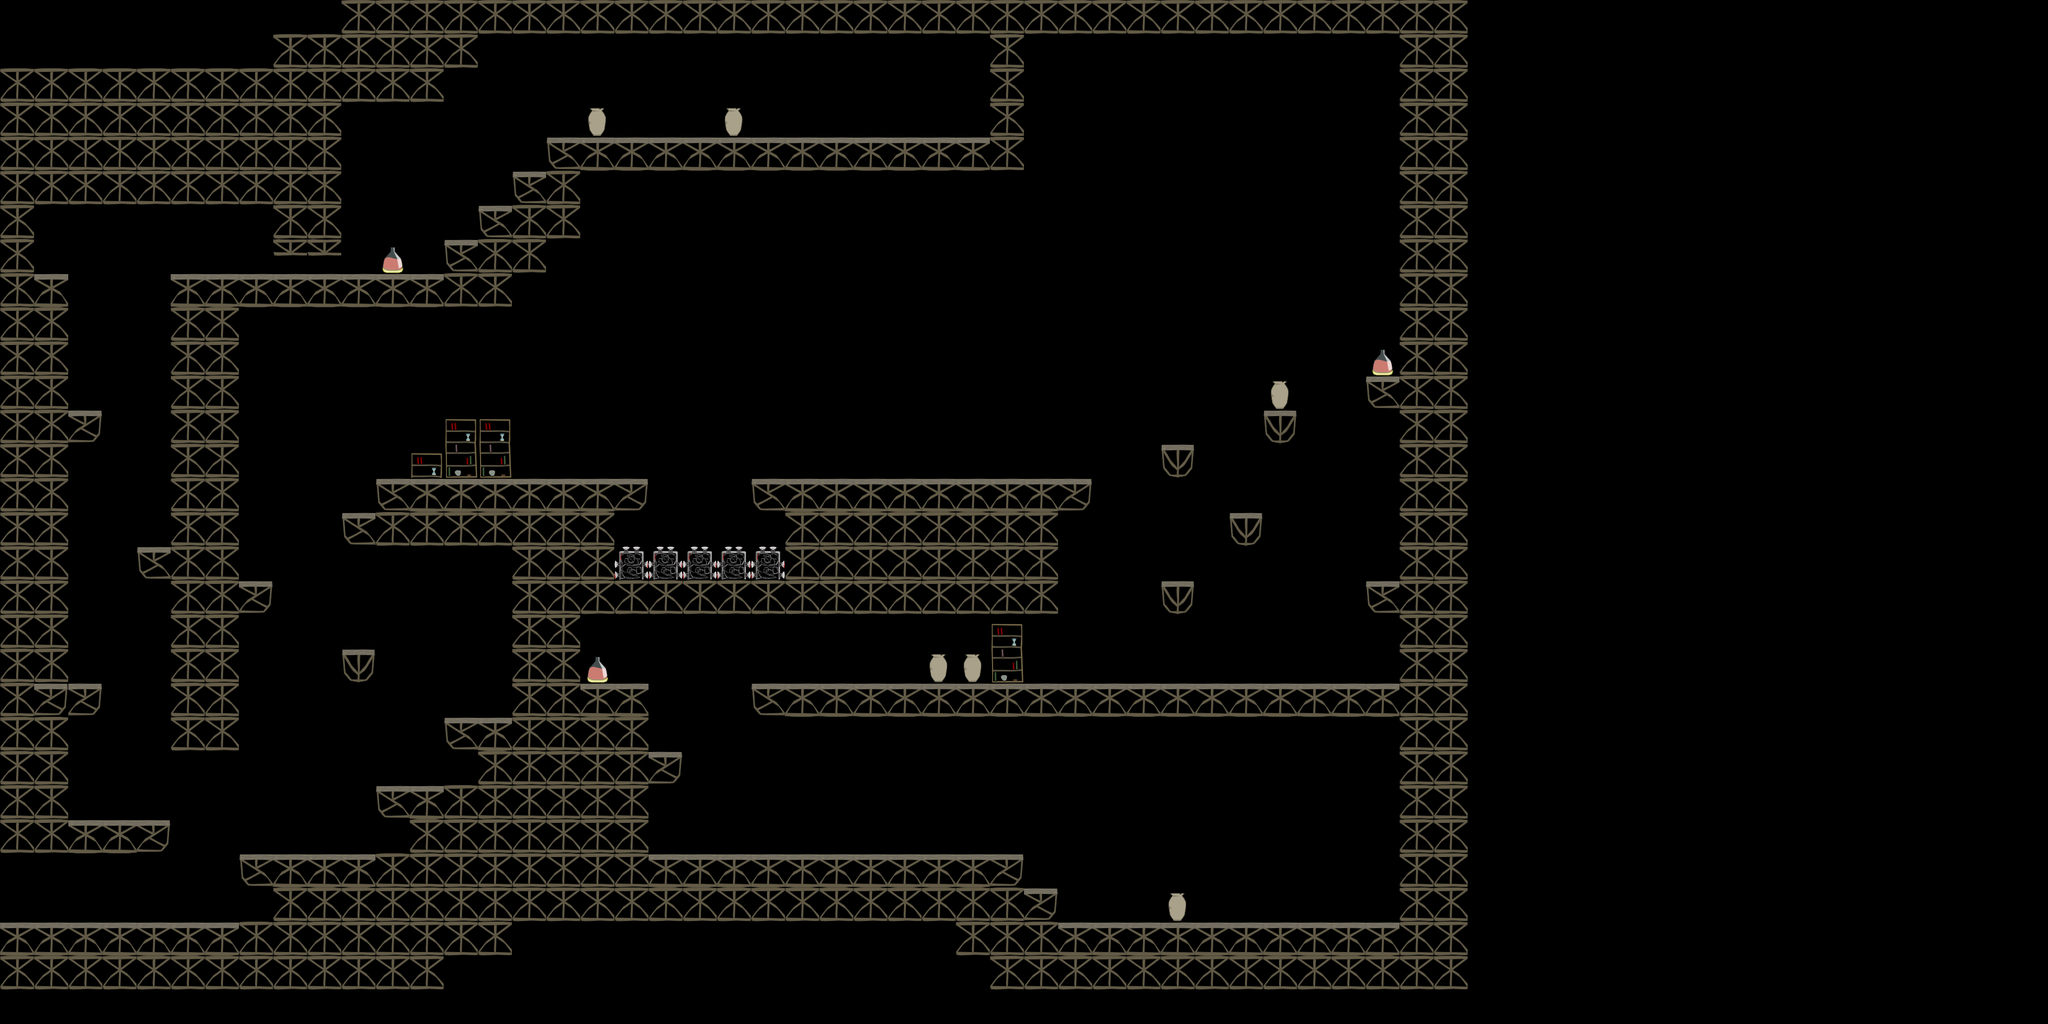

The image is a tile-based game level rendered from a .tmx file. Its description and source (layers, tilesets, objects; grid data summarised) follow:
An orthogonal 60x30 tile map with 64x64 px tiles, 5 tile layers (background, walls, hazards, pickups, ...) and 12 objects (spawn1, spawn2, spawn3, spawn4, door1, ...).

<map version="1.0" orientation="orthogonal" width="60" height="30" tilewidth="64" tileheight="64">
 <tileset firstgid="1" name="standardTiles" tilewidth="64" tileheight="64">
  <image source="DuelMapTiles-hd.png" width="256" height="256" />
 </tileset>
 <layer name="background" width="60" height="30">
  <data>[1800 cells, 13 non-empty, 3 distinct tile ids]</data>
 </layer>
 <layer name="walls" width="60" height="30">
  <data>[1800 cells, 465 non-empty, 5 distinct tile ids]</data>
 </layer>
 <layer name="hazards" width="60" height="30">
  <data>[1800 cells, 5 non-empty, 1 distinct tile ids]</data>
 </layer>
 <layer name="pickups" width="60" height="30">
  <data>[1800 cells, 3 non-empty, 1 distinct tile ids]</data>
 </layer>
 <layer name="falseWalls" width="60" height="30">
  <data>[1800 cells, 2 non-empty, 1 distinct tile ids]</data>
 </layer>
 <objectgroup name="spawns" width="60" height="30">
  <object name="spawn1" x="164" y="1643" />
  <object name="spawn2" x="2404" y="1641" />
  <object name="spawn3" x="163" y="424" />
  <object name="spawn4" x="1732" y="185" />
 </objectgroup>
 <objectgroup name="doors" width="60" height="30">
  <object name="door1" x="36" y="1697">
   <properties>
    <property name="level" value="1" />
    <property name="spawn" value="2" />
   </properties>
  </object>
  <object name="door3" x="99" y="480">
   <properties>
    <property name="level" value="4" />
    <property name="spawn" value="1" />
   </properties>
  </object>
  <object name="door2" x="2588" y="1695">
   <properties>
    <property name="level" value="3" />
    <property name="spawn" value="1" />
   </properties>
  </object>
  <object name="door4" x="1825" y="224">
   <properties>
    <property name="level" value="17" />
    <property name="spawn" value="1" />
   </properties>
  </object>
 </objectgroup>
 <objectgroup name="relics" width="60" height="30" />
 <objectgroup name="enemies" width="60" height="30">
  <object name="enemy1" x="607" y="1568" />
  <object name="enemy2" x="1057" y="867" />
  <object name="enemy3" x="1761" y="863" />
  <object name="enemy4" x="1571" y="1567" />
 </objectgroup>
 <objectgroup name="climbing" width="60" height="30" />
</map>
